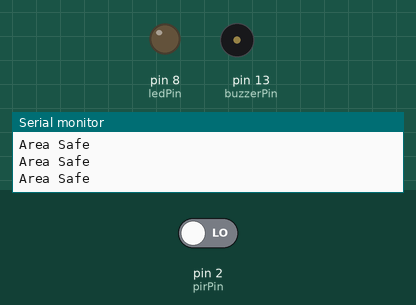
Bench run of a sketch on a simulated Arduino Uno, built with avr-gcc and run on an emulated ATmega328P. On the bench: output pins drawn as LEDs (lit = HIGH), buzzer (waves = sounding, pin HIGH), the last lines printed to the serial monitor. The test bench sets the inputs (shaded band); at power-on: pin 2 (pirPin) LOW.

Above: at 1.8 s.
1.9 s: pin 2 (pirPin) driven HIGH
At 3.2 s:
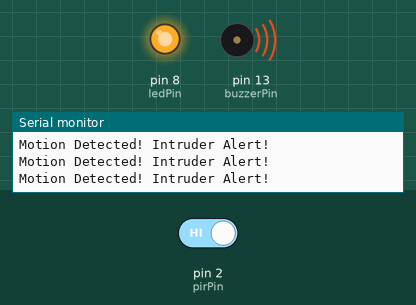
3.5 s: pin 2 (pirPin) driven LOW
At 4.4 s:
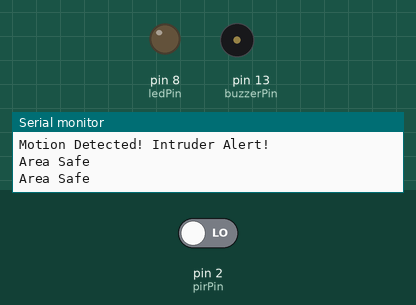
Timing chart, 0 to 6.5 s (numbered marks = the images above; inputs shaded):
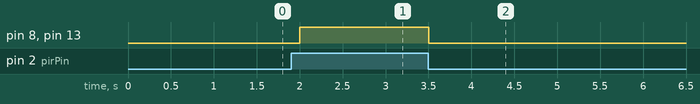

Measured:
- after the input at 1.9 s, pin 8 (ledPin), pin 13 (buzzerPin): LOW → HIGH after 0.10 s
- after the input at 3.5 s, pin 8 (ledPin), pin 13 (buzzerPin): HIGH → LOW at once

The sketch:

intruder_alarm.ino
```cpp
int pirPin = 2;
int ledPin = 8;
int buzzerPin = 13;

void setup() {
  pinMode(pirPin, INPUT);
  pinMode(ledPin, OUTPUT);
  pinMode(buzzerPin, OUTPUT);
  Serial.begin(9600);
}

void loop() {
  int motion = digitalRead(pirPin);

  if (motion == HIGH) {
    digitalWrite(ledPin, HIGH);
    digitalWrite(buzzerPin, HIGH);
    Serial.println("Motion Detected! Intruder Alert!");
  } else {
    digitalWrite(ledPin, LOW);
    digitalWrite(buzzerPin, LOW);
    Serial.println("Area Safe");
  }

  delay(500);
}
```
